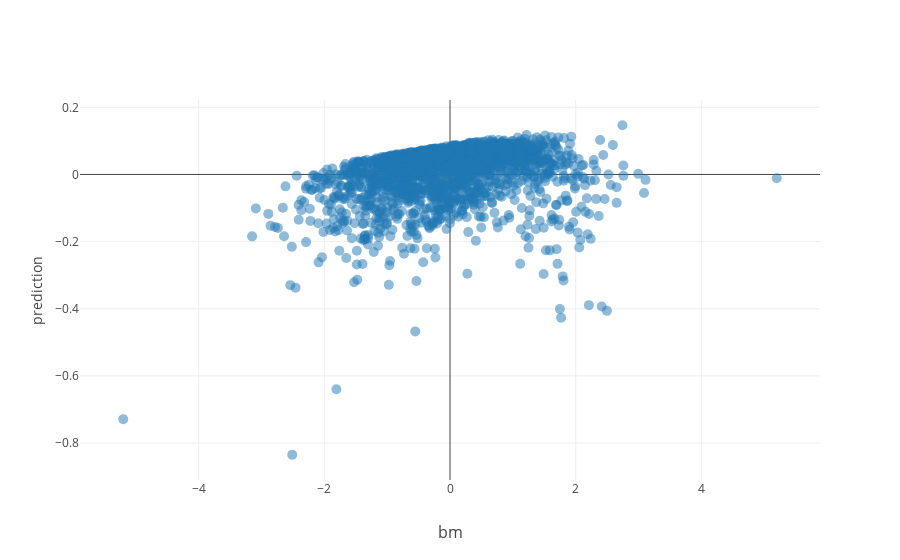

This figure's notebook cell:
### Code cell
trace = go.Scatter(
    x=df.bm, 
    y=df.predict, 
    mode="markers",
    text=df.index.to_list(),
    customdata=cd,
    hovertemplate=string,
    marker=dict(
        size=10,
        opacity=0.5
    )
)
fig = go.Figure(trace)
fig.update_layout(
    template="none",
    xaxis_title="bm",
    xaxis_title_font_size=16,
    xaxis_showgrid=True,
    yaxis_title_font_size=16,
    yaxis_showgrid=True,
    yaxis_title="prediction",
)
fig.show()

### Figure 1 — Plotly figure (JSON) as saved in the notebook; plotly's stock layout.template omitted (floating-point values rounded to 4 significant figures; data arrays with more than 128 entries replaced by an {"elided": "..."} marker saying what was removed)
{"data": [{"customdata": {"elided": "1893x3x1 float values"}, "hovertemplate": "\n    %{text}<br>\n    roeq = %{customdata[0]:.2}<br>\n    bm = %{customdata[1]:.2}<br>\n    mom12m = %{customdata[2]:.2}<extra></extra>\n    ", "marker": {"opacity": 0.5, "size": 10}, "mode": "markers", "text": {"elided": "1893 str values"}, "type": "scatter", "x": {"elided": "1893 float values"}, "y": {"elided": "1893 float values"}}], "layout": {"xaxis": {"showgrid": true, "title": {"font": {"size": 16}, "text": "bm"}}, "yaxis": {"showgrid": true, "title": {"text": "prediction"}}}}
